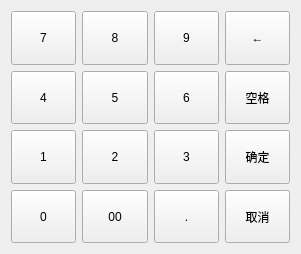
<?xml version="1.0" encoding="UTF-8"?>
<ui version="4.0">
 <class>InputMethodNumber</class>
 <widget class="QWidget" name="InputMethodNumber">
  <property name="geometry">
   <rect>
    <x>0</x>
    <y>0</y>
    <width>301</width>
    <height>254</height>
   </rect>
  </property>
  <property name="windowTitle">
   <string>数字键盘</string>
  </property>
  <layout class="QGridLayout" name="gridLayout">
   <item row="2" column="1">
    <widget class="QPushButton" name="btn2">
     <property name="sizePolicy">
      <sizepolicy hsizetype="Ignored" vsizetype="Expanding">
       <horstretch>0</horstretch>
       <verstretch>0</verstretch>
      </sizepolicy>
     </property>
     <property name="focusPolicy">
      <enum>Qt::NoFocus</enum>
     </property>
     <property name="text">
      <string>2</string>
     </property>
     <property name="flat">
      <bool>false</bool>
     </property>
    </widget>
   </item>
   <item row="3" column="1">
    <widget class="QPushButton" name="btn00">
     <property name="sizePolicy">
      <sizepolicy hsizetype="Ignored" vsizetype="Expanding">
       <horstretch>0</horstretch>
       <verstretch>0</verstretch>
      </sizepolicy>
     </property>
     <property name="focusPolicy">
      <enum>Qt::NoFocus</enum>
     </property>
     <property name="text">
      <string>00</string>
     </property>
    </widget>
   </item>
   <item row="3" column="2">
    <widget class="QPushButton" name="btnDot">
     <property name="sizePolicy">
      <sizepolicy hsizetype="Ignored" vsizetype="Expanding">
       <horstretch>0</horstretch>
       <verstretch>0</verstretch>
      </sizepolicy>
     </property>
     <property name="focusPolicy">
      <enum>Qt::NoFocus</enum>
     </property>
     <property name="text">
      <string>.</string>
     </property>
    </widget>
   </item>
   <item row="1" column="2">
    <widget class="QPushButton" name="btn6">
     <property name="sizePolicy">
      <sizepolicy hsizetype="Ignored" vsizetype="Expanding">
       <horstretch>0</horstretch>
       <verstretch>0</verstretch>
      </sizepolicy>
     </property>
     <property name="focusPolicy">
      <enum>Qt::NoFocus</enum>
     </property>
     <property name="text">
      <string>6</string>
     </property>
    </widget>
   </item>
   <item row="3" column="0">
    <widget class="QPushButton" name="btn0">
     <property name="sizePolicy">
      <sizepolicy hsizetype="Ignored" vsizetype="Expanding">
       <horstretch>0</horstretch>
       <verstretch>0</verstretch>
      </sizepolicy>
     </property>
     <property name="focusPolicy">
      <enum>Qt::NoFocus</enum>
     </property>
     <property name="text">
      <string>0</string>
     </property>
    </widget>
   </item>
   <item row="0" column="2">
    <widget class="QPushButton" name="btn9">
     <property name="sizePolicy">
      <sizepolicy hsizetype="Ignored" vsizetype="Expanding">
       <horstretch>0</horstretch>
       <verstretch>0</verstretch>
      </sizepolicy>
     </property>
     <property name="focusPolicy">
      <enum>Qt::NoFocus</enum>
     </property>
     <property name="text">
      <string>9</string>
     </property>
    </widget>
   </item>
   <item row="2" column="2">
    <widget class="QPushButton" name="btn3">
     <property name="sizePolicy">
      <sizepolicy hsizetype="Ignored" vsizetype="Expanding">
       <horstretch>0</horstretch>
       <verstretch>0</verstretch>
      </sizepolicy>
     </property>
     <property name="focusPolicy">
      <enum>Qt::NoFocus</enum>
     </property>
     <property name="text">
      <string>3</string>
     </property>
    </widget>
   </item>
   <item row="2" column="3">
    <widget class="QPushButton" name="btnEnter">
     <property name="sizePolicy">
      <sizepolicy hsizetype="Ignored" vsizetype="Expanding">
       <horstretch>0</horstretch>
       <verstretch>0</verstretch>
      </sizepolicy>
     </property>
     <property name="focusPolicy">
      <enum>Qt::NoFocus</enum>
     </property>
     <property name="text">
      <string>确定</string>
     </property>
    </widget>
   </item>
   <item row="0" column="0">
    <widget class="QPushButton" name="btn7">
     <property name="sizePolicy">
      <sizepolicy hsizetype="Ignored" vsizetype="Expanding">
       <horstretch>0</horstretch>
       <verstretch>0</verstretch>
      </sizepolicy>
     </property>
     <property name="focusPolicy">
      <enum>Qt::NoFocus</enum>
     </property>
     <property name="text">
      <string>7</string>
     </property>
     <property name="flat">
      <bool>false</bool>
     </property>
    </widget>
   </item>
   <item row="1" column="1">
    <widget class="QPushButton" name="btn5">
     <property name="sizePolicy">
      <sizepolicy hsizetype="Ignored" vsizetype="Expanding">
       <horstretch>0</horstretch>
       <verstretch>0</verstretch>
      </sizepolicy>
     </property>
     <property name="focusPolicy">
      <enum>Qt::NoFocus</enum>
     </property>
     <property name="text">
      <string>5</string>
     </property>
     <property name="flat">
      <bool>false</bool>
     </property>
    </widget>
   </item>
   <item row="1" column="0">
    <widget class="QPushButton" name="btn4">
     <property name="sizePolicy">
      <sizepolicy hsizetype="Ignored" vsizetype="Expanding">
       <horstretch>0</horstretch>
       <verstretch>0</verstretch>
      </sizepolicy>
     </property>
     <property name="focusPolicy">
      <enum>Qt::NoFocus</enum>
     </property>
     <property name="text">
      <string>4</string>
     </property>
     <property name="flat">
      <bool>false</bool>
     </property>
    </widget>
   </item>
   <item row="1" column="3">
    <widget class="QPushButton" name="btnSpace">
     <property name="sizePolicy">
      <sizepolicy hsizetype="Ignored" vsizetype="Expanding">
       <horstretch>0</horstretch>
       <verstretch>0</verstretch>
      </sizepolicy>
     </property>
     <property name="focusPolicy">
      <enum>Qt::NoFocus</enum>
     </property>
     <property name="text">
      <string>空格</string>
     </property>
    </widget>
   </item>
   <item row="0" column="1">
    <widget class="QPushButton" name="btn8">
     <property name="sizePolicy">
      <sizepolicy hsizetype="Ignored" vsizetype="Expanding">
       <horstretch>0</horstretch>
       <verstretch>0</verstretch>
      </sizepolicy>
     </property>
     <property name="focusPolicy">
      <enum>Qt::NoFocus</enum>
     </property>
     <property name="text">
      <string>8</string>
     </property>
     <property name="flat">
      <bool>false</bool>
     </property>
    </widget>
   </item>
   <item row="2" column="0">
    <widget class="QPushButton" name="btn1">
     <property name="sizePolicy">
      <sizepolicy hsizetype="Ignored" vsizetype="Expanding">
       <horstretch>0</horstretch>
       <verstretch>0</verstretch>
      </sizepolicy>
     </property>
     <property name="focusPolicy">
      <enum>Qt::NoFocus</enum>
     </property>
     <property name="text">
      <string>1</string>
     </property>
     <property name="flat">
      <bool>false</bool>
     </property>
    </widget>
   </item>
   <item row="3" column="3">
    <widget class="QPushButton" name="btnClose">
     <property name="sizePolicy">
      <sizepolicy hsizetype="Ignored" vsizetype="Expanding">
       <horstretch>0</horstretch>
       <verstretch>0</verstretch>
      </sizepolicy>
     </property>
     <property name="focusPolicy">
      <enum>Qt::NoFocus</enum>
     </property>
     <property name="text">
      <string>取消</string>
     </property>
    </widget>
   </item>
   <item row="0" column="3">
    <widget class="QPushButton" name="btnDelete">
     <property name="sizePolicy">
      <sizepolicy hsizetype="Ignored" vsizetype="Expanding">
       <horstretch>0</horstretch>
       <verstretch>0</verstretch>
      </sizepolicy>
     </property>
     <property name="focusPolicy">
      <enum>Qt::NoFocus</enum>
     </property>
     <property name="text">
      <string>←</string>
     </property>
    </widget>
   </item>
  </layout>
 </widget>
 <resources/>
 <connections/>
</ui>
